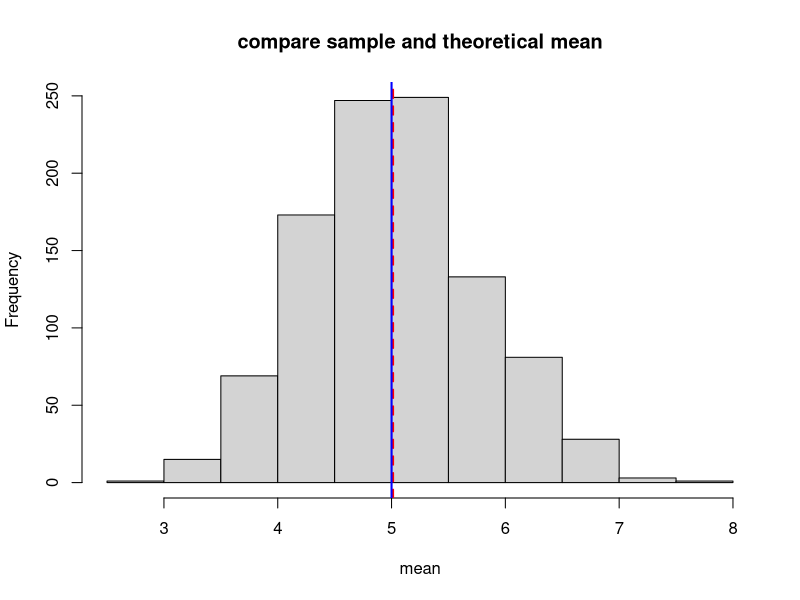
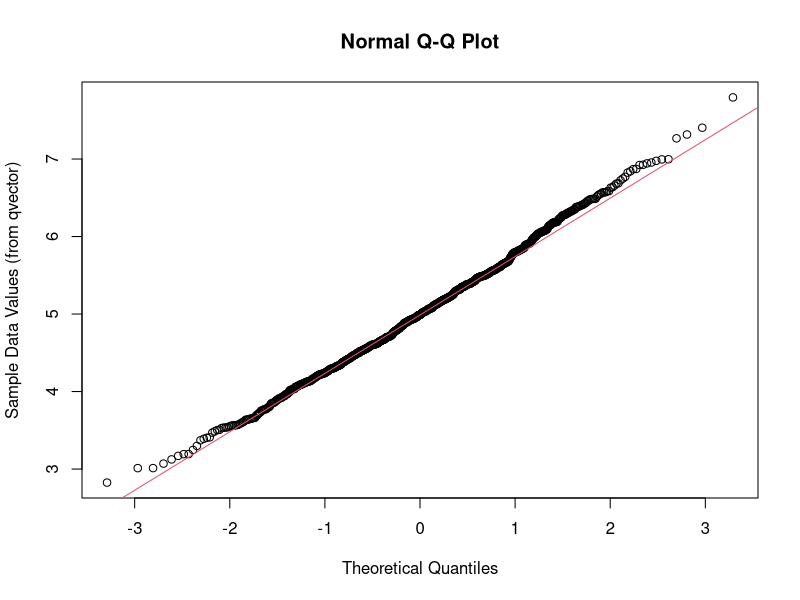
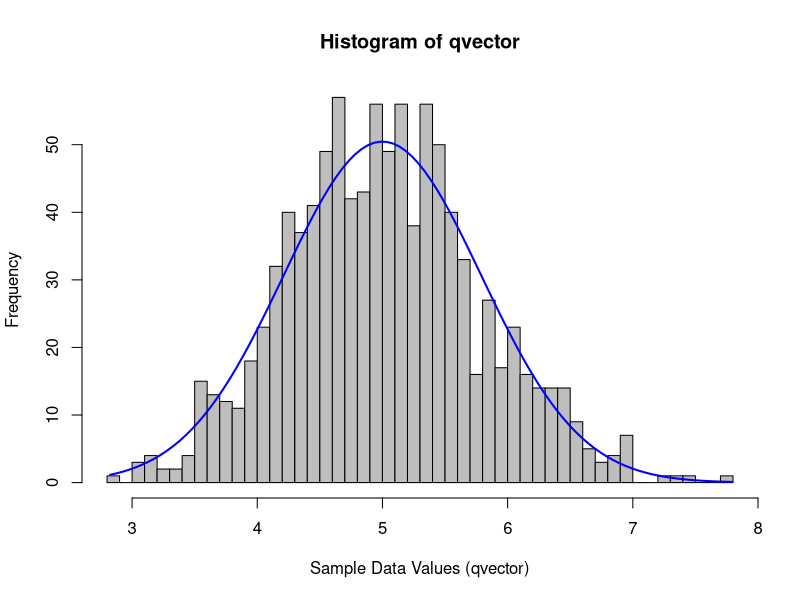

Here is the R script that generated these plots, in order:
## ---- chunk 1
# set lambda = 0.2 for all the simulation
lambda <- 0.2
# set n = 40
n <- 40
## ---- chunk 2
setwd("/Users/anilkumar/Desktop/RCOURSE")
library(lattice)
library(ggplot2)

# initialize the vector to hold the sample distribution
qvector = rep(NA,1000)
# Now store the 1000 simulation in qvector 
for(i in 1:1000) {
  temp <- rexp(n,lambda)
  qvector[i] = mean(temp)
}
## ---- chunk 3
# mean of sample distribution
sample_mean <- mean(qvector)
sample_mean
## ---- chunk 4
# Theoretical center of the distribution
theo_mean <- 1/lambda
theo_mean
## ---- chunk 5
hist(qvector, breaks=10, xlab="mean", main = "compare sample and theoretical mean")
abline(v = sample_mean, col="red", lwd=2, lty=2)
abline(v = theo_mean, col="blue", lwd=2)

## ---- chunk 6
sample_sd <- sd(qvector)
sample_sd
## ---- chunk 7
sample_var <- var(qvector)
sample_var
## ---- chunk 8
theo_var <- (1/lambda)^2/n
theo_var
## ---- chunk 9
qqnorm(qvector, ylab = "Sample Data Values (from qvector)")
qqline(qvector, col = 2)
## ---- chunk 10
h <- hist(qvector, breaks=n, col= "grey", xlab= "Sample Data Values (qvector)")
xfit <- seq(min(qvector),max(qvector),length=100) 
yfit <- dnorm(xfit,mean=theo_mean, sd=sqrt(theo_var)) 
yfit <- yfit*diff(h$mids[1:2])*length(qvector) 
lines(xfit, yfit, col="blue", lwd=2)
